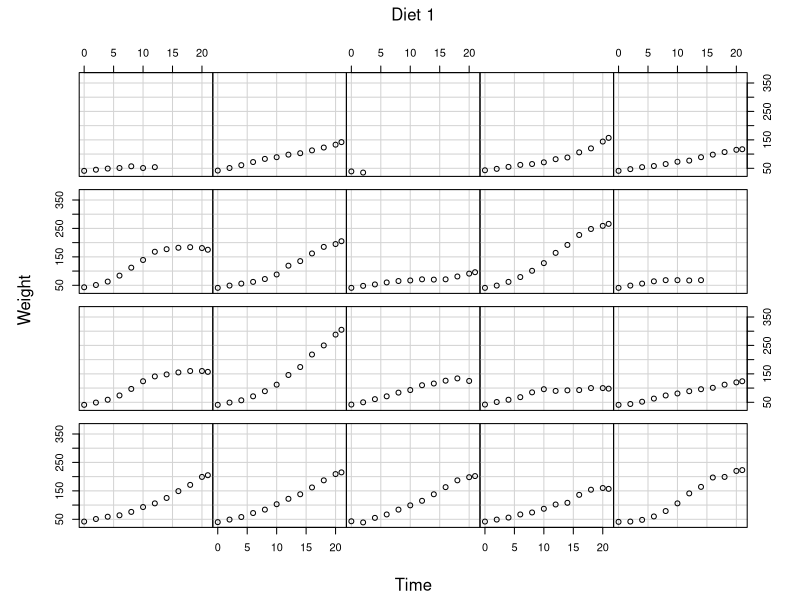
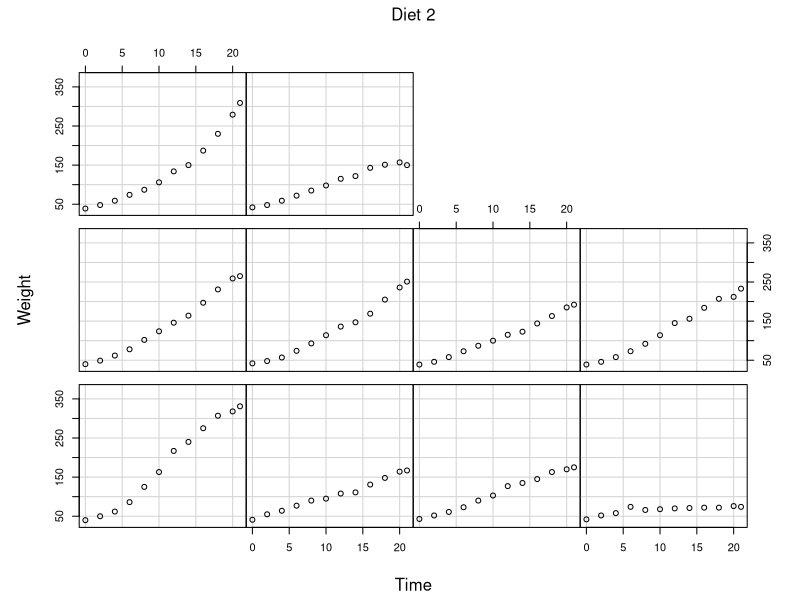
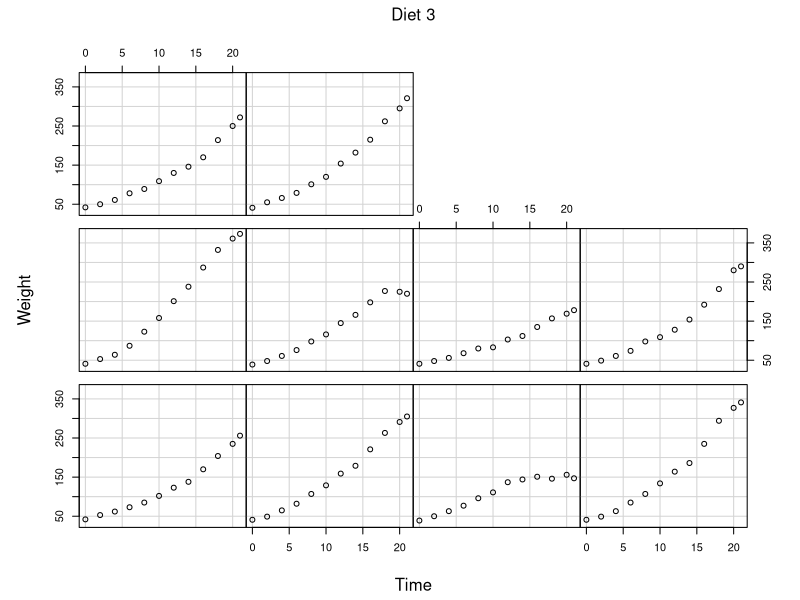
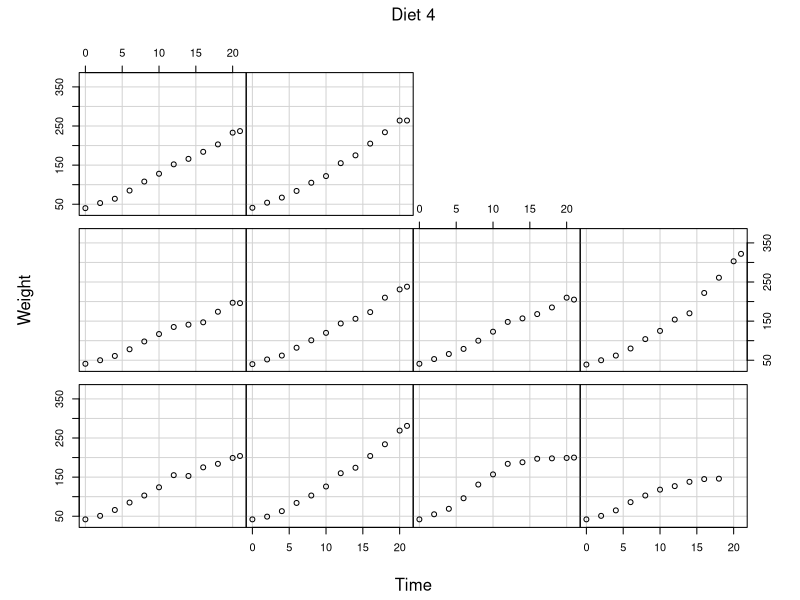
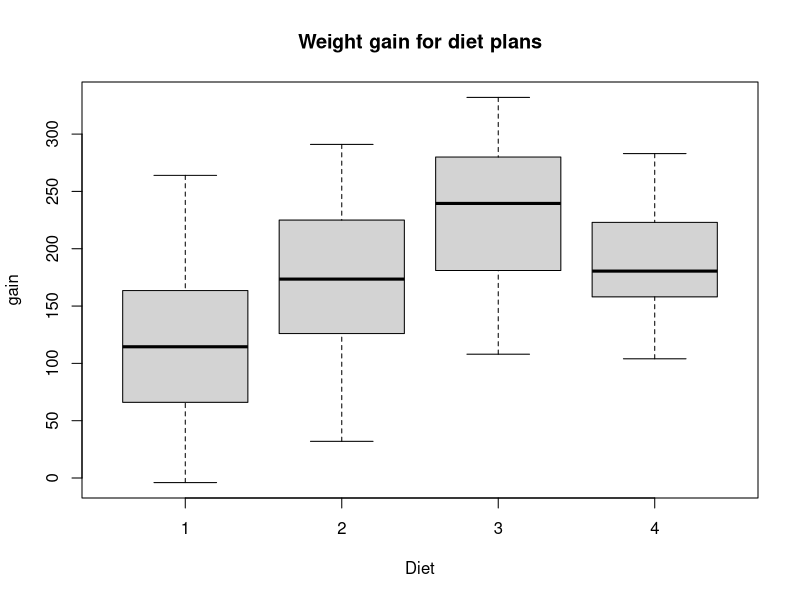

Write the R code that produced these figures, in order.
## ---- chunk 1
knitr::opts_chunk$set(echo = TRUE)
## ---- chunk 2
unique(ChickWeight$Diet)
## ---- chunk 3
build_coplot <- function(n) {
  coplot(
  weight ~ Time |
    Chick,
  data = ChickWeight,
  given.values = as.numeric(unique(ChickWeight[ChickWeight$Diet == n,]$Chick)),
  show.given = FALSE,
  xlab = c("Time", paste("Diet", n)),
  ylab = c("Weight")
)
}
## ---- chunk 4
build_coplot(1)
## ---- chunk 5
build_coplot(2)
## ---- chunk 6
build_coplot(3)
## ---- chunk 7
build_coplot(4)
## ---- chunk 8
gain <- function(x) {
  x[length(x)] - x[1]
}

X <- with(ChickWeight, tapply(weight, Chick, gain))
weight.gain <- data.frame(Chick = names(X), gain = X)
rm(X)
## ---- chunk 9
X <- merge(weight.gain, ChickWeight, by.x = "Chick", by.y = "Chick")
anova.data <- unique(X[, c("gain", "Chick", "Diet")])
rm(X)
## ---- chunk 10
boxplot(gain ~ Diet, data = anova.data, main = "Weight gain for diet plans")
## ---- chunk 11
oneway.test(gain ~ Diet, data = anova.data, var.equal = TRUE)
## ---- chunk 12
anova.subset <- anova.data[anova.data$Diet %in% c(2, 4), ]
oneway.test(gain ~ Diet, data = anova.subset, var.equal = TRUE)
## ---- chunk 13
t.test(gain ~ Diet, data = anova.subset)
